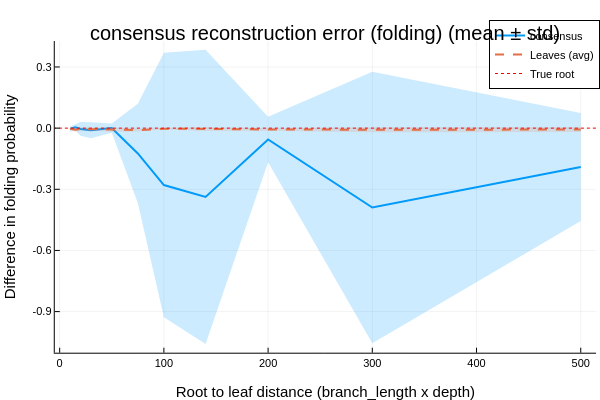

Notebook source saved alongside this figure:
### Code cell
root_to_leaf_distances = [10,15,20,30,50,75,100,140,200,300,500]  # branch_length × profondeur
tree_depth = 2    
n_trees = 10


hamming_fitch = plot_reconstruction_error_hamming(root_seq, root_to_leaf_distances, tree_depth, n_trees, target_number, all_ctc_maps, :fitch)
hamming_consensus = plot_reconstruction_error_hamming(root_seq, root_to_leaf_distances, tree_depth, n_trees, target_number, all_ctc_maps, :consensus)

proba_fitch = plot_reconstruction_error_proba(root_seq, root_to_leaf_distances, tree_depth, n_trees, target_number, all_ctc_maps, :fitch)
proba_consensus = plot_reconstruction_error_proba(root_seq, root_to_leaf_distances, tree_depth, n_trees, target_number, all_ctc_maps, :consensus)

### Figure 1 — Plotly figure (JSON) as saved in the notebook; plotly's stock layout.template omitted (floating-point values rounded to 4 significant figures)
{"data": [{"colorbar": {"len": 0.8657, "title": "", "x": 0.9934, "y": 0.5087}, "fill": "tozeroy", "fillcolor": "rgba(0, 154, 250, 0.200)", "legendgroup": "consensus", "line": {"color": "rgba(0, 154, 250, 1.000)", "dash": "solid", "shape": "linear", "width": 0}, "mode": "lines", "name": "consensus", "showlegend": false, "type": "scatter", "x": [10, 15, 20, 30, 50, 75, 100, 140, 200, 300, 500, 500, 300, 200, 140, 100, 75, 50, 30, 20, 15, 10], "xaxis": "x", "y": [-0.01723, -0.01089, -0.03741, -0.04997, -0.02268, -0.3676, -0.9275, -1.058, -0.1668, -1.056, -0.4558, 0.07438, 0.2768, 0.05594, 0.384, 0.3694, 0.1193, 0.02329, 0.0294, 0.02976, 0.0186, 0.008539], "yaxis": "y"}, {"colorbar": {"len": 0.8657, "title": "", "x": 0.9934, "y": 0.5087}, "fillrange": [[-0.01723, -0.01089, -0.03741, -0.04997, -0.02268, -0.3676, -0.9275, -1.058, -0.1668, -1.056, -0.4558], [0.008539, 0.0186, 0.02976, 0.0294, 0.02329, 0.1193, 0.3694, 0.384, 0.05594, 0.2768, 0.07438]], "legendgroup": "consensus", "line": {"color": "rgba(0, 154, 250, 1.000)", "dash": "solid", "shape": "linear", "width": 2}, "mode": "lines", "name": "consensus", "showlegend": true, "type": "scatter", "x": [10, 15, 20, 30, 50, 75, 100, 140, 200, 300, 500], "xaxis": "x", "y": [-0.004345, 0.003854, -0.003823, -0.01029, 0.0003045, -0.1242, -0.2791, -0.3372, -0.05545, -0.3894, -0.1907], "yaxis": "y"}, {"colorbar": {"len": 0.8657, "title": "", "x": 0.9934, "y": 0.5087}, "fill": "tozeroy", "fillcolor": "rgba(227, 111, 71, 0.150)", "legendgroup": "Leaves (avg)", "line": {"color": "rgba(227, 111, 71, 1.000)", "dash": "dash", "shape": "linear", "width": 0}, "mode": "lines", "name": "Leaves (avg)", "showlegend": false, "type": "scatter", "x": [10, 15, 20, 30, 50, 75, 100, 140, 200, 300, 500, 500, 300, 200, 140, 100, 75, 50, 30, 20, 15, 10], "xaxis": "x", "y": [-0.009757, -0.01758, -0.01372, -0.01201, -0.01816, -0.01618, -0.007329, -0.01362, -0.01246, -0.01991, -0.01944, 0.005158, 0.004686, -0.001302, 0.006121, 0.002264, -0.003292, 0.003584, 0.002929, 0.004818, 0.001136, 0.003685], "yaxis": "y"}, {"colorbar": {"len": 0.8657, "title": "", "x": 0.9934, "y": 0.5087}, "fillrange": [[-0.009757, -0.01758, -0.01372, -0.01201, -0.01816, -0.01618, -0.007329, -0.01362, -0.01246, -0.01991, -0.01944], [0.003685, 0.001136, 0.004818, 0.002929, 0.003584, -0.003292, 0.002264, 0.006121, -0.001302, 0.004686, 0.005158]], "legendgroup": "Leaves (avg)", "line": {"color": "rgba(227, 111, 71, 1.000)", "dash": "dash", "shape": "linear", "width": 2}, "mode": "lines", "name": "Leaves (avg)", "showlegend": true, "type": "scatter", "x": [10, 15, 20, 30, 50, 75, 100, 140, 200, 300, 500], "xaxis": "x", "y": [-0.003036, -0.008223, -0.004449, -0.004542, -0.007286, -0.009734, -0.002533, -0.003752, -0.006879, -0.00761, -0.007139], "yaxis": "y"}, {"colorbar": {"len": 0.8657, "title": "", "x": 0.9934, "y": 0.5087}, "legendgroup": "True root", "line": {"color": "rgba(255, 0, 0, 1.000)", "dash": "dot", "shape": "linear", "width": 1}, "mode": "lines", "name": "True root", "showlegend": true, "type": "scatter", "x": [-51940.0, 52450.0], "xaxis": "x", "y": [0, 0], "yaxis": "y"}], "layout": {"annotations": [{"font": {"color": "rgba(0, 0, 0, 1.000)", "family": "sans-serif", "size": 20}, "rotation": 0, "showarrow": false, "text": "consensus reconstruction error (folding)\n(mean ± std)", "x": 0.5424, "xanchor": "center", "xref": "paper", "y": 1, "yanchor": "top", "yref": "paper"}], "height": 400, "legend": {"bgcolor": "rgba(255, 255, 255, 1.000)", "bordercolor": "rgba(0, 0, 0, 1.000)", "borderwidth": 1, "font": {"color": "rgba(0, 0, 0, 1.000)", "family": "sans-serif", "size": 11}, "title": {"font": {"color": "rgba(0, 0, 0, 1.000)", "family": "sans-serif", "size": 15}, "text": ""}, "tracegroupgap": 0, "traceorder": "normal", "x": 1, "xanchor": "auto", "y": 1, "yanchor": "auto"}, "margin": {"b": 20, "l": 0, "r": 0, "t": 20}, "paper_bgcolor": "rgba(255, 255, 255, 1.000)", "plot_bgcolor": "rgba(255, 255, 255, 1.000)", "showlegend": true, "width": 600, "xaxis": {"anchor": "y", "domain": [0.09128, 0.9934], "gridcolor": "rgba(0, 0, 0, 0.100)", "gridwidth": 0.5, "linecolor": "rgba(0, 0, 0, 1.000)", "mirror": false, "range": [-4.7, 514.7], "showgrid": true, "showline": true, "showticklabels": true, "tickangle": 0, "tickcolor": "rgb(0, 0, 0)", "tickfont": {"color": "rgba(0, 0, 0, 1.000)", "family": "sans-serif", "size": 11}, "tickmode": "array", "ticks": "inside", "ticktext": ["0", "100", "200", "300", "400", "500"], "tickvals": [0, 100, 200, 300, 400, 500], "title": "Root to leaf distance (branch_length x depth)", "titlefont": {"color": "rgba(0, 0, 0, 1.000)", "family": "sans-serif", "size": 15}, "type": "-", "visible": true, "zeroline": false, "zerolinecolor": "rgba(0, 0, 0, 1.000)"}, "yaxis": {"anchor": "x", "domain": [0.07581, 0.9415], "gridcolor": "rgba(0, 0, 0, 0.100)", "gridwidth": 0.5, "linecolor": "rgba(0, 0, 0, 1.000)", "mirror": false, "range": [-1.102, 0.4272], "showgrid": true, "showline": true, "showticklabels": true, "tickangle": 0, "tickcolor": "rgb(0, 0, 0)", "tickfont": {"color": "rgba(0, 0, 0, 1.000)", "family": "sans-serif", "size": 11}, "tickmode": "array", "ticks": "inside", "ticktext": ["-0.9", "-0.6", "-0.3", "0.0", "0.3"], "tickvals": [-0.9, -0.6, -0.3, 0, 0.3], "title": "Difference in folding probability", "titlefont": {"color": "rgba(0, 0, 0, 1.000)", "family": "sans-serif", "size": 15}, "type": "-", "visible": true, "zeroline": false, "zerolinecolor": "rgba(0, 0, 0, 1.000)"}}}
